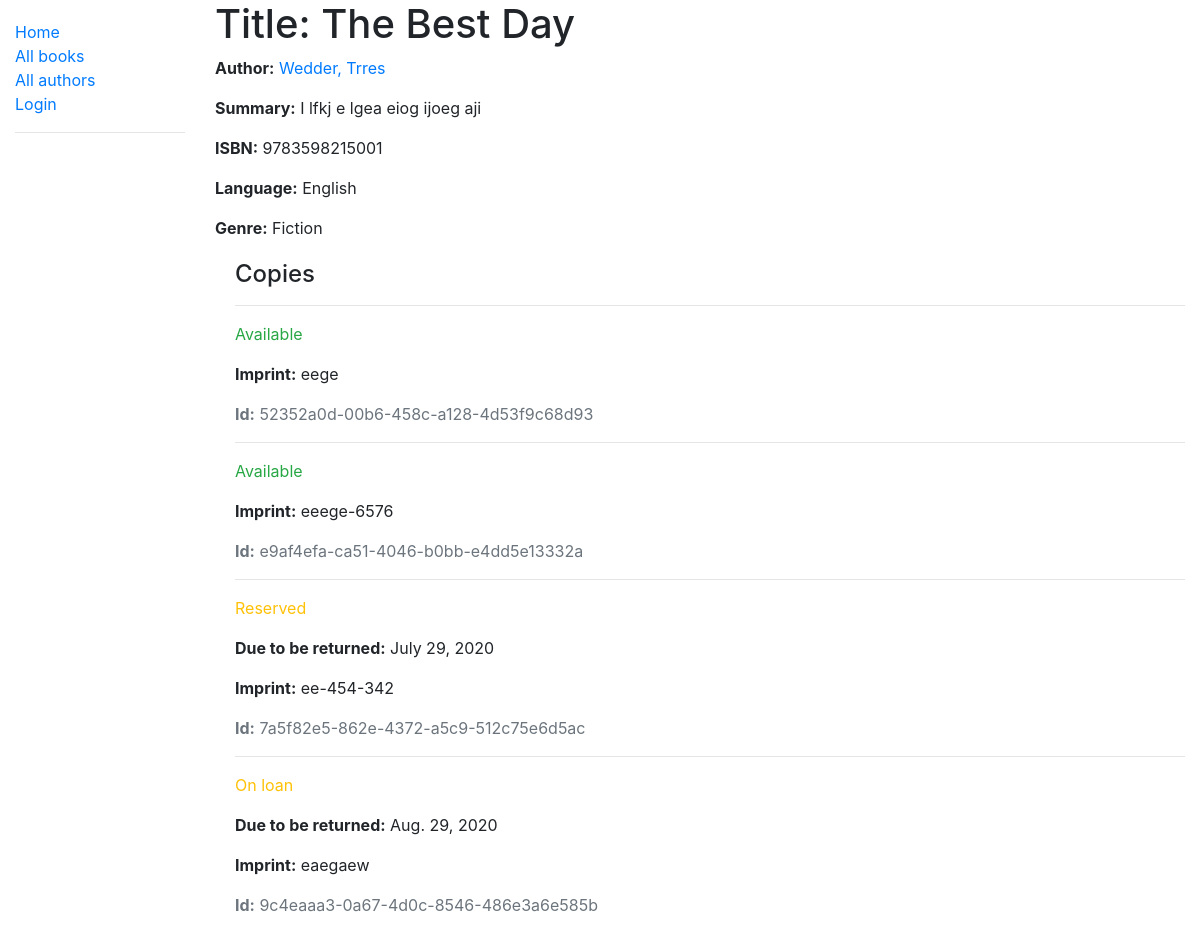
/catalog/book/2, run on the app's committed database.
### catalog/models.py (models this page shows, shortened)
class Book(models.Model):
    title = models.CharField(max_length=200)
    author = models.ForeignKey('Author', on_delete=models.SET_NULL, null=True)
    summary = models.TextField(max_length=1000, help_text='Enter a brief description of the book')
    isbn = models.CharField('ISBN', max_length=13, help_text='13 Character <a href="https://www.isbn-international.org/content/what-isbn">ISBN number</a>')
    genre = models.ManyToManyField(Genre, help_text='Select a genre for this book')
    language = models.ForeignKey('Language', on_delete=models.SET_NULL, null=True)
    def display_genre(self):
        """Create a string for the Genre. This is required to display genre in Admin."""
        return ', '.join(genre.name for genre in self.genre.all()[:3])
    display_genre.short_description = 'Genre'

class Author(models.Model):
    first_name = models.CharField(max_length=100)
    last_name = models.CharField(max_length=100)
    date_of_birth = models.DateField(null=True, blank=True)
    date_of_death = models.DateField('Died', null=True, blank=True)
    class Meta:
        ordering = ['last_name', 'first_name']
    def __str__(self):
        return f'{self.last_name}, {self.first_name}'
    '''
    # the following two functions can be used to validate the birth date
    def clean(self):
        if self.date_of_death < self.date_of_birth:
            raise ValidationError(_('death date %(death)s is before birth date%(birth)s'),
                params={'death': self.date_of_death, 'birth': self.date_of_birth})

    def save(self, *args, **kwargs):
        self.full_clean()
        return super(Author, self).save(*args, **kwargs)
    '''

class Language(models.Model):
    name = models.CharField(max_length=200,
                            help_text="Enter the book's natural language (e.g. English, French, Japanese etc.)")
    def __str__(self):
        return self.name

class Genre(models.Model):
    name = models.CharField(max_length=200, help_text='Enter a book genre (e.g. Science Fiction)')
    def __str__(self):
        return self.name

class BookInstance(models.Model):
    id = models.UUIDField(primary_key=True, default=uuid.uuid4, help_text='Unique ID for this particular book across whole library')
    book = models.ForeignKey('Book', on_delete=models.SET_NULL, null=True)
    imprint = models.CharField(max_length=200)
    due_back = models.DateField(null=True, blank=True)
    borrower = models.ForeignKey(User, on_delete=models.SET_NULL, null=True, blank=True)
    LOAN_STATUS = (
        ('m', 'Maintenance'),
        ('o', 'On loan'),
        ('a', 'Available'),
        ('r', 'Reserved'),
    )
    status = models.CharField(
        max_length=1,
        choices=LOAN_STATUS,
        blank=True,
        default='m',
        help_text='Book availability',
    )
    class Meta:
        ordering = ['due_back']
        permissions = (("can_mark_returned", "Set book as returned"),
            ("can_change_status", "Change the status of a book"))

### catalog/views.py (the view)
# urls.py: path('book/<int:pk>', views.BookDetailView.as_view(), name='book-detail'),
class BookDetailView(generic.DetailView):
    model = Book

### catalog/templates/catalog/book_detail.html
{% extends "base_generic.html" %}
{% block content %}
  <h1>Title: {{ book.title }}</h1>
  <p><strong>Author:</strong> <a href="{% url 'author-detail' book.author.pk %}">{{ book.author }}</a></p>
  <p><strong>Summary:</strong> {{ book.summary }}</p>
  <p><strong>ISBN:</strong> {{ book.isbn }}</p>
  <p><strong>Language:</strong> {{ book.language }}</p>
  <p><strong>Genre:</strong> {{ book.genre.all|join:", " }}</p>
  <div style="margin-left:20px;margin-top:20px">
    <h4>Copies</h4>
    {% for copy in book.bookinstance_set.all %}
      <hr>
      <p class="{% if copy.status == 'a' %}text-success{% elif copy.status == 'm' %}text-danger{% else %}text-warning{% endif %}">
        {{ copy.get_status_display }}
      </p>
      {% if copy.status != 'a' %}
        <p><strong>Due to be returned:</strong> {{ copy.due_back }}</p>
      {% endif %}
      <p><strong>Imprint:</strong> {{ copy.imprint }}</p>
      <p class="text-muted"><strong>Id:</strong> {{ copy.id }}</p>
    {% endfor %}
  </div>
{% endblock %}

### data on the page
Book: title "The Best Day", author "Wedder, Trres", summary "I lfkj e lgea eiog ijoeg aji", isbn "9783598215001", language "English", genre.all "Fiction"
BookInstance: status "Available", imprint "eege", id "52352a0d-00b6-458c-a128-4d53f9c68d93"
BookInstance: status "Available", imprint "eeege-6576", id "e9af4efa-ca51-4046-b0bb-e4dd5e13332a"
BookInstance: status "Reserved", due_back "July 29, 2020", imprint "ee-454-342", id "7a5f82e5-862e-4372-a5c9-512c75e6d5ac"
BookInstance: status "On loan", due_back "Aug. 29, 2020", imprint "eaegaew", id "9c4eaaa3-0a67-4d0c-8546-486e3a6e585b"
